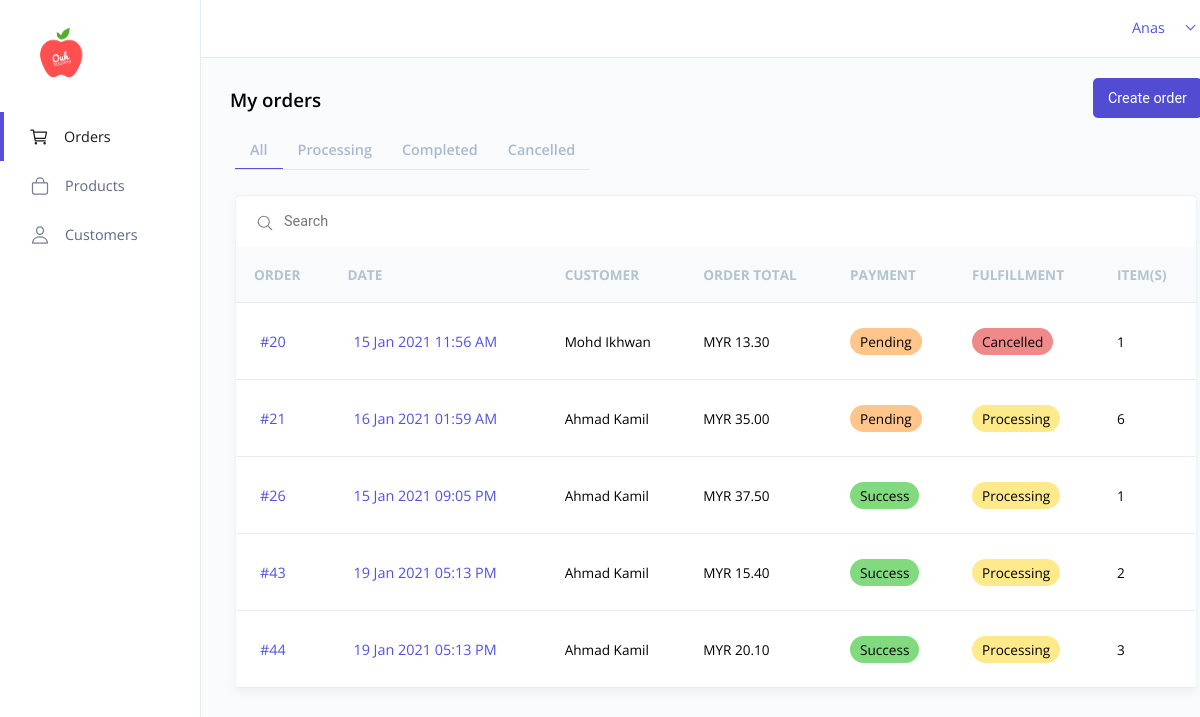
The app's page /orders/orders.php (signed in) with its own data.
### tables this page shows
CREATE TABLE `users` (
  `user_id` int(11) NOT NULL,
  `first_name` varchar(50) NOT NULL,
  `last_name` varchar(100) NOT NULL,
  `phone_number` int(11) NOT NULL,
  `email` varchar(100) NOT NULL,
  `password` varchar(255) NOT NULL,
  `level` varchar(255) NOT NULL,
  `address` varchar(255) DEFAULT NULL,
  `address2` varchar(255) DEFAULT NULL,
  `city` varchar(100) DEFAULT NULL,
  `state` varchar(100) DEFAULT NULL,
  `zip_code` int(11) DEFAULT NULL,
  `registered_date` datetime DEFAULT current_timestamp()
);

CREATE TABLE `orders` (
  `order_id` int(11) NOT NULL,
  `user_id` int(11) NOT NULL,
  `payment_status` varchar(50) NOT NULL,
  `fulfillment_status` varchar(50) NOT NULL,
  `order_date` datetime NOT NULL,
  `shipping_cost` int(11) NOT NULL
);

CREATE TABLE `product` (
  `product_id` int(11) NOT NULL,
  `product_name` varchar(255) NOT NULL,
  `type` varchar(50) NOT NULL,
  `product_details` varchar(255) NOT NULL,
  `image` varchar(100) NOT NULL,
  `price` decimal(4,2) NOT NULL
);

CREATE TABLE `order_detail` (
  `order_detail_id` int(11) NOT NULL,
  `order_id` int(11) NOT NULL,
  `product_id` int(11) NOT NULL,
  `order_quantity` int(11) NOT NULL,
  `order_note` varchar(255) DEFAULT NULL
);

### orders/orders.php (the view, shortened to what this page needs)
<?php
require_once "../config.php";
$orders = "";
$searchOrders = "0";
$noResult = "";
$noOrder = "";
if(isset($_POST['search'])) {
    $search = $_POST['search'];
    if(is_numeric($search)) {
        $sql = "SELECT orders.order_id, orders.order_date, orders.shipping_cost, users.user_id, users.first_name, users.last_name,
        orders.payment_status, orders.fulfillment_status, order_detail.order_quantity
        FROM orders
        INNER JOIN order_detail on orders.order_id = order_detail.order_id
        INNER JOIN users ON orders.user_id = users.user_id
        WHERE orders.order_id = $search";
        $result = mysqli_query($link, $sql);
        if(mysqli_num_rows($result) > 0) {
            $searchOrders = mysqli_fetch_all($result, MYSQLI_ASSOC);
            $orders = "0";
            $sql = "SELECT * FROM order_detail WHERE order_id = $search";
            $result = mysqli_query($link, $sql);
            if(mysqli_num_rows($result) > 0) {
                $orderDetails = mysqli_fetch_all($result, MYSQLI_ASSOC);
            } else {
                $orderDetails = "";
            }
            $sql = "SELECT * FROM product";
            $result = mysqli_query($link, $sql);
            if(mysqli_num_rows($result) > 0) {
                $products = mysqli_fetch_all($result, MYSQLI_ASSOC);
            } else {
                $products = "";
            }
        } else {
            $searchOrders = "";
            $noResult = "y";
        }
    } else {
        $searchOrders = "";
        $noResult = "y";
    }
} else {
    $sql = "SELECT * FROM users WHERE level = 'CUSTOMER'";
    $result = mysqli_query($link, $sql);
    if(mysqli_num_rows($result) > 0) {
        $users = mysqli_fetch_all($result, MYSQLI_ASSOC);
    } else {
        $users = "";
    }
    $sql = "SELECT * FROM orders";
    $result = mysqli_query($link, $sql);
    if(mysqli_num_rows($result) > 0) {
        $orders = mysqli_fetch_all($result, MYSQLI_ASSOC);
        $searchOrders = "0";
    } else {
        $orders = "";
        $noOrder = "y";
    }
    $sql = "SELECT * FROM order_detail";
    $result = mysqli_query($link, $sql);
    if(mysqli_num_rows($result) > 0) {
        $orderDetails = mysqli_fetch_all($result, MYSQLI_ASSOC);
    } else {
        $orderDetails = "";
    }
    $sql = "SELECT * FROM orders WHERE fulfillment_status = 'PROCESSING'";
    $result = mysqli_query($link, $sql);
    $sql = "SELECT * FROM orders WHERE fulfillment_status = 'CANCELLED'";
    $result = mysqli_query($link, $sql);
    $sql = "SELECT * FROM product";
    $result = mysqli_query($link, $sql);
    if(mysqli_num_rows($result) > 0) {
        $products = mysqli_fetch_all($result, MYSQLI_ASSOC);
    } else {
        $products = "";
    }
}
?>
<!DOCTYPE html>
<html lang="en">
<head>
    <link rel="stylesheet" href="../global.css?v=<?php echo time(); ?>">
    <link rel="stylesheet" href="./orders.css?v=<?php echo time(); ?>">
</head>
<body onload="setDefault()">
    <div id="mySidenav" class="sidenav">
        <div>
            <a class="logo" href="../home/home.php">
                <img class="shop-logo" src="../images/yummy-logo.png" alt="">
            </a>
        </div>
        <div class="navs">
            <a href="../orders/orders.php" id="order" class="row nav-item tablinks active">
                <div>
                    <ion-icon class="ion-icon logo-active" name="cart-outline"></ion-icon>
                </div>
                <div>
                    <p class="text-active">Orders</p>
                </div>
            </a>
            <a href="../products/products.php" class="row nav-item tablinks">
                <div>
                    <ion-icon class="ion-icon" name="bag-outline"></ion-icon>
                </div>
                <div>
                    <p>Products</p>
                </div>
            </div>
            <a href="../customers/customers.php" class="row nav-item tablinks">
                <div>
                    <ion-icon class="ion-icon" name="person-outline"></ion-icon>
                </div>
                <div>
                    <p>Customers</p>
                </div>
            </a>
        </div>
    <section id="main">
        <nav class="main-nav">
            <div class="nav-item justify-content-end">
                <div class="custom-select" onclick="selectMenu()">
                    <select name="profile" id="profile-menu">
                        <option value="username"><?php echo htmlspecialchars($_SESSION["username"]); ?></option>
                    </select>
                </div>
            </div>
        </nav>
        <div class="tabcontent">
            <div class="row">
                <div class="col-6">
                    <h3>My orders</h3>
                </div>
                <div class="col-6">
                    <button id="test1" onclick="openModalOrder()" class="btn-purple float-right" style="margin-top: 10px;">Create order</button>
                </div>
            </div>
            <div class="row order-nav">
                <div class="tablinks2" onclick="openTabOrders(event,'all')" id="default">
                    <button class="btn-light">All</button>
                </div>
                <div class="tablinks2" onclick="openTabOrders(event,'processing')">
                    <button class="btn-light">Processing</button>
                </div>
                <div class="tablinks2" onclick="openTabOrders(event,'completed')">
                    <button class="btn-light">Completed</button>
                </div>
                <div class="tablinks2" onclick="openTabOrders(event,'cancelled')">
                    <button class="btn-light">Cancelled</button>
                </div>
            </div>
            <div id="all" class="tabcontent2">
                <?php if($noResult != 'y' && $noOrder != 'y') : ?>
                    <div class="card card-table">
                        <div>
                            <form method="post" class="row">
                                <div>
                                    <ion-icon class="search-icon" name="search-outline"></ion-icon>
                                </div>
                                <div class="form-group">
                                    <input id="search" class="form-control search-input" type="text" name="search" placeholder="Search" style="border: 0; margin-top: 5px;">
                                </div>
                            </form>
                        </div>
                        <?php if(!empty($orders && empty($searchOrders))) : ?>
                            <table>
                                <tr class="bg-gray">
                                    <th>ORDER</th>
                                    <th>DATE</th>
                                    <th>CUSTOMER</th>
                                    <th>ORDER TOTAL</th>
                                    <th>PAYMENT</th>
                                    <th>FULFILLMENT</th>
                                    <th>ITEM(S)</th>
                                </tr>
                                <?php foreach ($orders as $order) : ?>
                                    <?php foreach ($users as $user) : ?>
                                        <?php if($order['user_id'] == $user['user_id']) : ?>
                                            <tr onclick="openOrderDetails(<?php echo $order['order_id'] ?>, <?php echo $user['user_id'] ?>)">
                                                <td>
                                                    <button class="btn-empty">
                                                        #<?php echo $order['order_id'] ?>
                                                    </button>
                                                </td>
                                                <td>
                                                    <button class="btn-empty">
                                                    <?php
                                                        $date = $order['order_date'];
                                                        echo date('d M Y h:i A', strtotime($date));
                                                    ?>
                                                    </button>
                                                </td>
                                                <td>
                                                    <?php echo $user['first_name'] . ' ' . $user['last_name']; ?>
                                                </td>
                                                <td>
                                                    <?php foreach ($orderDetails as $orderDetail) : ?>
                                                        <?php foreach ($products as $product) : ?>
                                                            <?php if($product['product_id'] == $orderDetail['product_id'] && $orderDetail['order_id'] == $order['order_id']) : ?>
                                                                MYR <?php echo number_format((float)$product['price'] * $orderDetail['order_quantity'] + $order['shipping_cost'], 2, '.', '') ; ?>
                                                            <?php endif; ?>
                                                        <?php endforeach; ?>
                                                    <?php endforeach; ?>
                                                </td>
                                                <td>
                                                    <?php if($order['payment_status'] == 'SUCCESS') : ?>
                                                        <span class="success">
                                                            <?php echo $order['payment_status'] ?>
                                                        </span>
                                                    <?php endif; ?>
                                                    <?php if($order['payment_status'] == 'PENDING') : ?>
                                                        <span class="pending">
                                                            <?php echo $order['payment_status'] ?>
                                                        </span>
                                                    <?php endif; ?>
                                                </td>
                                                <td>
                                                    <?php if($order['fulfillment_status'] == 'PROCESSING') : ?>
                                                        <span class="processing">
                                                            <?php echo $order['fulfillment_status'] ?>
                                                        </span>
                                                    <?php endif; ?>
                                                    <?php if($order['fulfillment_status'] == 'CANCELLED') : ?>
                                                        <span class="failed">
                                                            <?php echo $order['fulfillment_status'] ?>
                                                        </span>
                                                    <?php endif; ?>
                                                </td>
                                                <td>
                                                    <?php foreach ($orderDetails as $orderDetail) : ?>
                                                        <?php if($order['order_id'] == $orderDetail['order_id']) : ?>
                                                            <?php echo $orderDetail['order_quantity']; ?>
                                                        <?php endif; ?>
                                                    <?php endforeach; ?>
                                                </td>
                                            </tr>
                                        <?php endif; ?>
                                    <?php endforeach; ?>
                                <?php endforeach; ?>
                            </table>
                        <?php endif; ?>
                    </div>
                <?php endif; ?>
            </div>
        </div>
    </section>
</body>
</html>

### records on screen
orders: order_id "20", order_date "15 Jan 2021 11:56 AM", payment_status "pending", fulfillment_status "cancelled"
users: first_name "Mohd", last_name "Ikhwan"
order_detail: order_quantity "1"
product: price.shipping_cost "13.30"
orders: order_id "21", order_date "16 Jan 2021 01:59 AM", payment_status "pending", fulfillment_status "processing"
users: first_name "Ahmad", last_name "Kamil"
order_detail: order_quantity "6"
product: price.shipping_cost "35.00"
orders: order_id "26", order_date "15 Jan 2021 09:05 PM", payment_status "success", fulfillment_status "processing"
order_detail: order_quantity "1"
product: price.shipping_cost "37.50"
orders: order_id "43", order_date "19 Jan 2021 05:13 PM", payment_status "success", fulfillment_status "processing"
order_detail: order_quantity "2"
product: price.shipping_cost "15.40"
orders: order_id "44", order_date "19 Jan 2021 05:13 PM", payment_status "success", fulfillment_status "processing"
order_detail: order_quantity "3"
product: price.shipping_cost "20.10"

### other values on screen
$_SESSION["username"] "Anas"
